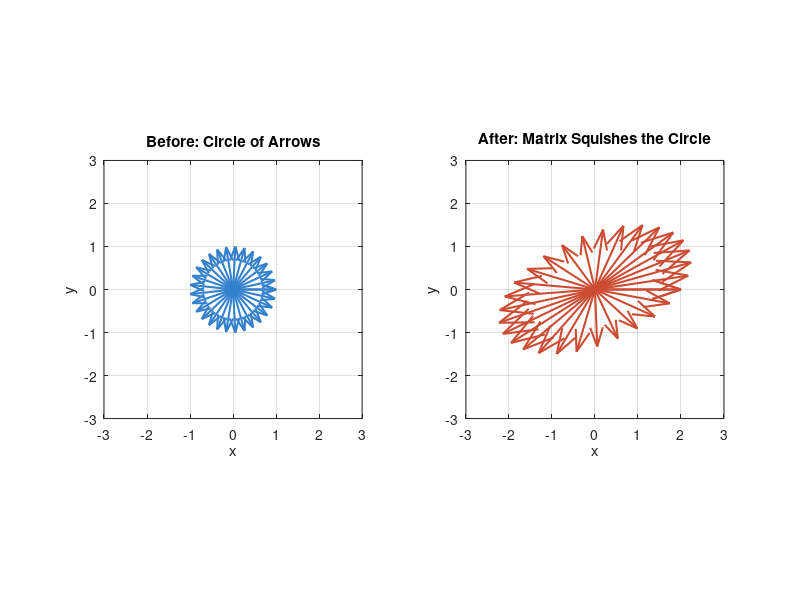

The MATLAB source for this figure: (Note: this script raises an error after producing the figure.)
% MODULE 04: MATH FOUNDATIONS -- Matrix Transformations
% See what a matrix DOES to vectors: it stretches, rotates, and squishes.
%
% Part of the Matlab for Computational Neuroscience course
% Module 04: Math Foundations
%
% What you'll see when you run this:
%   Figure 1: Before/after quiver plots -- circle becomes an ellipse
%   Figure 2: Dot product visualization -- how similar are two directions?
%   Figure 3: Matrix multiply -- chaining two transformations

clear; clc; close all;

%% 1. A Matrix Transforms Vectors
% Think of a matrix as a machine: feed a vector in, get a transformed vector out.

% Create a circle of unit vectors (arrows pointing outward)
theta = linspace(0, 2*pi, 30);
arrows = [cos(theta); sin(theta)];   % 2x30 matrix: each column is a vector

% Our transformation matrix
A = [2 1; 0 1.5];

% Apply the transformation: multiply EVERY vector by A
transformed = A * arrows;

% Plot before and after
figure(1);
subplot(1, 2, 1);
quiver(zeros(1, 30), zeros(1, 30), arrows(1,:), arrows(2,:), 0, ...
    'LineWidth', 1.5, 'Color', [0.2 0.5 0.8]);
axis equal; grid on;
xlim([-3 3]); ylim([-3 3]);
title('Before: Circle of Arrows');
xlabel('x'); ylabel('y');

subplot(1, 2, 2);
quiver(zeros(1, 30), zeros(1, 30), transformed(1,:), transformed(2,:), 0, ...
    'LineWidth', 1.5, 'Color', [0.8 0.3 0.2]);
axis equal; grid on;
xlim([-3 3]); ylim([-3 3]);
title('After: Matrix Squishes the Circle');
xlabel('x'); ylabel('y');

sgtitle(sprintf('Matrix A = [%g %g; %g %g] transforms every vector', ...
    A(1,1), A(1,2), A(2,1), A(2,2)));

fprintf('Transformation matrix A:\n');
disp(A);
fprintf('A single vector [1; 0] transforms to:\n');
disp(A * [1; 0]);
fprintf('A single vector [0; 1] transforms to:\n');
disp(A * [0; 1]);

%% 2. Dot Product: How Similar Are Two Directions?
% The dot product measures how much two vectors point in the same direction.

a = [1, 0];     % pointing right
b = [0, 1];     % pointing up
c = [0.7, 0.7]; % pointing diagonally (roughly)

% Compute dot products
dot_ab = dot(a, b);   % perpendicular -> 0
dot_ac = dot(a, c);   % partly same direction -> positive
dot_aa = dot(a, a);   % identical direction -> maximum

fprintf('\n--- Dot Product Demo ---\n');
fprintf('dot(right, up)       = %.2f  (perpendicular)\n', dot_ab);
fprintf('dot(right, diagonal) = %.2f  (partly same direction)\n', dot_ac);
fprintf('dot(right, right)    = %.2f  (identical direction)\n', dot_aa);

% Visualize
figure(2);
quiver(0, 0, a(1), a(2), 0, 'b-', 'LineWidth', 2, 'MaxHeadSize', 0.5);
hold on;
quiver(0, 0, b(1), b(2), 0, 'r-', 'LineWidth', 2, 'MaxHeadSize', 0.5);
quiver(0, 0, c(1), c(2), 0, 'g-', 'LineWidth', 2, 'MaxHeadSize', 0.5);
hold off;
axis equal; grid on;
xlim([-0.5 1.5]); ylim([-0.5 1.5]);
legend(sprintf('a = [1,0]'), ...
       sprintf('b = [0,1], dot = %.1f', dot_ab), ...
       sprintf('c = [0.7,0.7], dot = %.1f', dot_ac));
title('Dot Product: How Similar Are Two Directions?');
xlabel('x'); ylabel('y');

%% 3. Matrix Multiplication: Chaining Transformations
% Multiplying two matrices = doing one transformation, then the other.

% Transformation 1: stretch x by 2
B1 = [2 0; 0 1];

% Transformation 2: shear (lean to the right)
B2 = [1 0.5; 0 1];

% Combined: first B1 (stretch), then B2 (shear)
C = B2 * B1;

% Apply each separately and combined
step1 = B1 * arrows;         % after stretch only
step2 = B2 * step1;          % after stretch then shear
combined = C * arrows;       % same result in one step

figure(3);
subplot(1, 3, 1);
quiver(zeros(1, 30), zeros(1, 30), step1(1,:), step1(2,:), 0, ...
    'LineWidth', 1.2, 'Color', [0.2 0.5 0.8]);
axis equal; grid on;
xlim([-3 3]); ylim([-3 3]);
title('Step 1: Stretch x by 2');

subplot(1, 3, 2);
quiver(zeros(1, 30), zeros(1, 30), step2(1,:), step2(2,:), 0, ...
    'LineWidth', 1.2, 'Color', [0.8 0.3 0.2]);
axis equal; grid on;
xlim([-3 3]); ylim([-3 3]);
title('Step 2: Then Shear');

subplot(1, 3, 3);
quiver(zeros(1, 30), zeros(1, 30), combined(1,:), combined(2,:), 0, ...
    'LineWidth', 1.2, 'Color', [0.4 0.7 0.3]);
axis equal; grid on;
xlim([-3 3]); ylim([-3 3]);
title('Combined (Same Result!)');

sgtitle('Matrix Multiply = Chaining Transformations');

fprintf('\n--- Matrix Multiplication ---\n');
fprintf('B1 (stretch x):\n');
disp(B1);
fprintf('B2 (shear):\n');
disp(B2);
fprintf('Combined C = B2 * B1:\n');
disp(C);
fprintf('Order matters! B1 * B2 gives a different result:\n');
disp(B1 * B2);

fprintf('\nDone! You should see three figures.\n');
